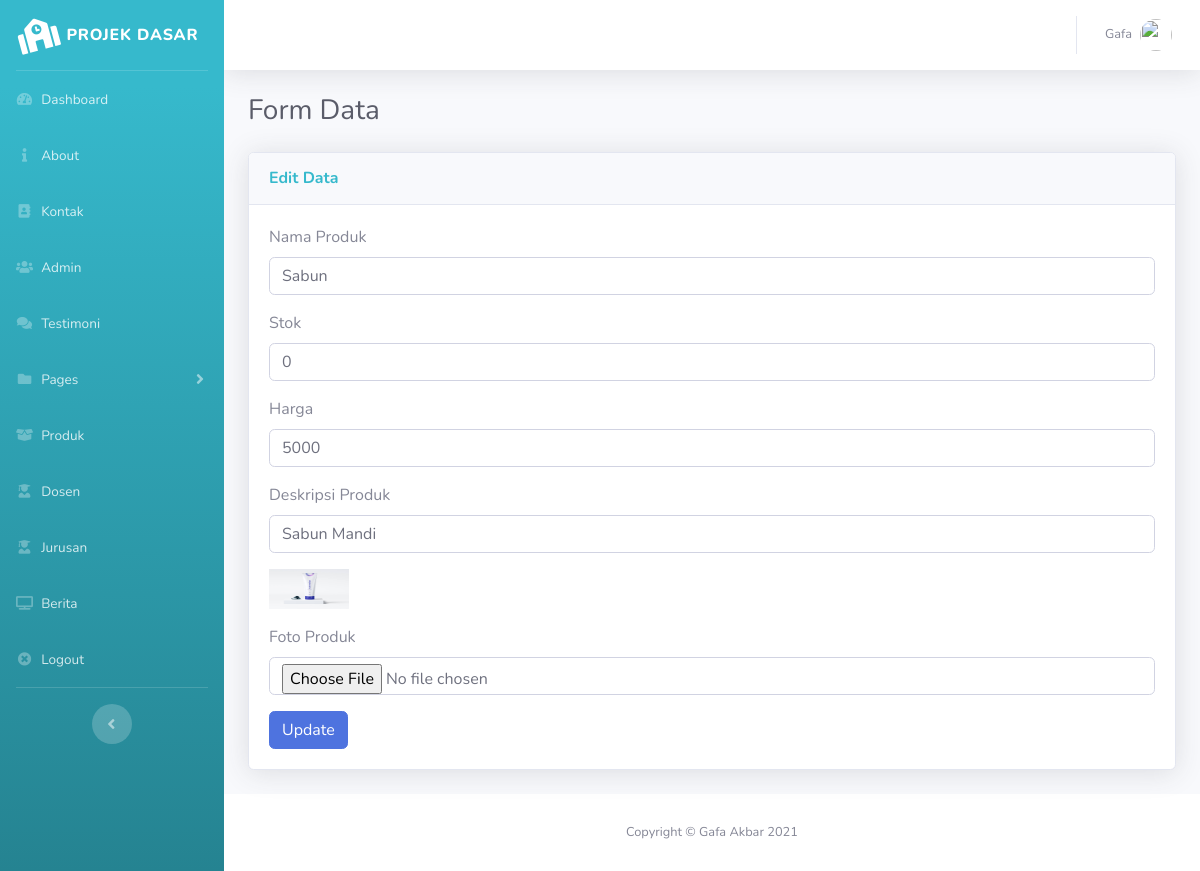
Screenshot of /pages/backend/index.php?page=produk/edit&id=1 (signed in) with the database file from the repository.
### tables this page shows
CREATE TABLE `tb_produk` (
  `id_produk` int(11) NOT NULL,
  `nama_produk` varchar(100) NOT NULL,
  `stok` int(11) NOT NULL,
  `harga` double NOT NULL,
  `deskripsi_produk` text NOT NULL,
  `foto_produk` varchar(255) NOT NULL
);

### pages/backend/index.php (called while the page is built, shortened)
<?php
include 'component/header.php';
include 'component/sidebar.php';
include 'content.php';
?>
<?php include 'component/footer.php'; ?>

### pages/backend/produk/edit.php (the view, shortened to what this page needs)
<?php
$id_produk = $_GET['id'];
$produk = $koneksi->query("SELECT * FROM tb_produk WHERE id_produk='$id_produk'")->fetch_array();
?>
<h1 class="h3 mb-4 text-gray-800">Form Data</h1>
<div class="card shadow mb-4">
  <div class="card-header py-3">
    <h6 class="m-0 font-weight-bold text-info">Edit Data</h6>
  </div>
  <div class="card-body">
    <div class="table-responsive">
      <form action="#" method="POST" enctype="multipart/form-data">
        <div class="form-group">
          <label>Nama Produk</label>
          <input type="text" name="nama_produk" class="form-control" value="<?= $produk['nama_produk'] ?>">
        </div>
        <div class="form-group">
          <label>Stok</label>
          <input type="text" name="stok" class="form-control" value="<?= $produk['stok'] ?>">
        </div>
        <div class="form-group">
          <label>Harga</label>
          <input type="text" name="harga" class="form-control" value="<?= $produk['harga'] ?>">
        </div>
        <div class="form-group">
          <label>Deskripsi Produk</label>
          <input type="text" name="deskripsi_produk" class="form-control" value="<?= $produk['deskripsi_produk'] ?>">
        </div>
        <div class="form-group">
          <img src="../../asset/img/<?= $produk['foto_produk'] ?>" alt="foto_produk" width="80px" height="40px">
        </div>
        <div class="form-group">
          <label>Foto Produk</label>
          <input type="file" name="foto_produk" class="form-control">
        </div>
        <button type="submit" name="update" class="btn btn-primary btn-md">Update</button>
      </form>
    </div>
  </div>
</div>

### rows the page displays
tb_produk: nama_produk "Sabun", stok "0", harga "5000", deskripsi_produk "Sabun Mandi", foto_produk (picture)
